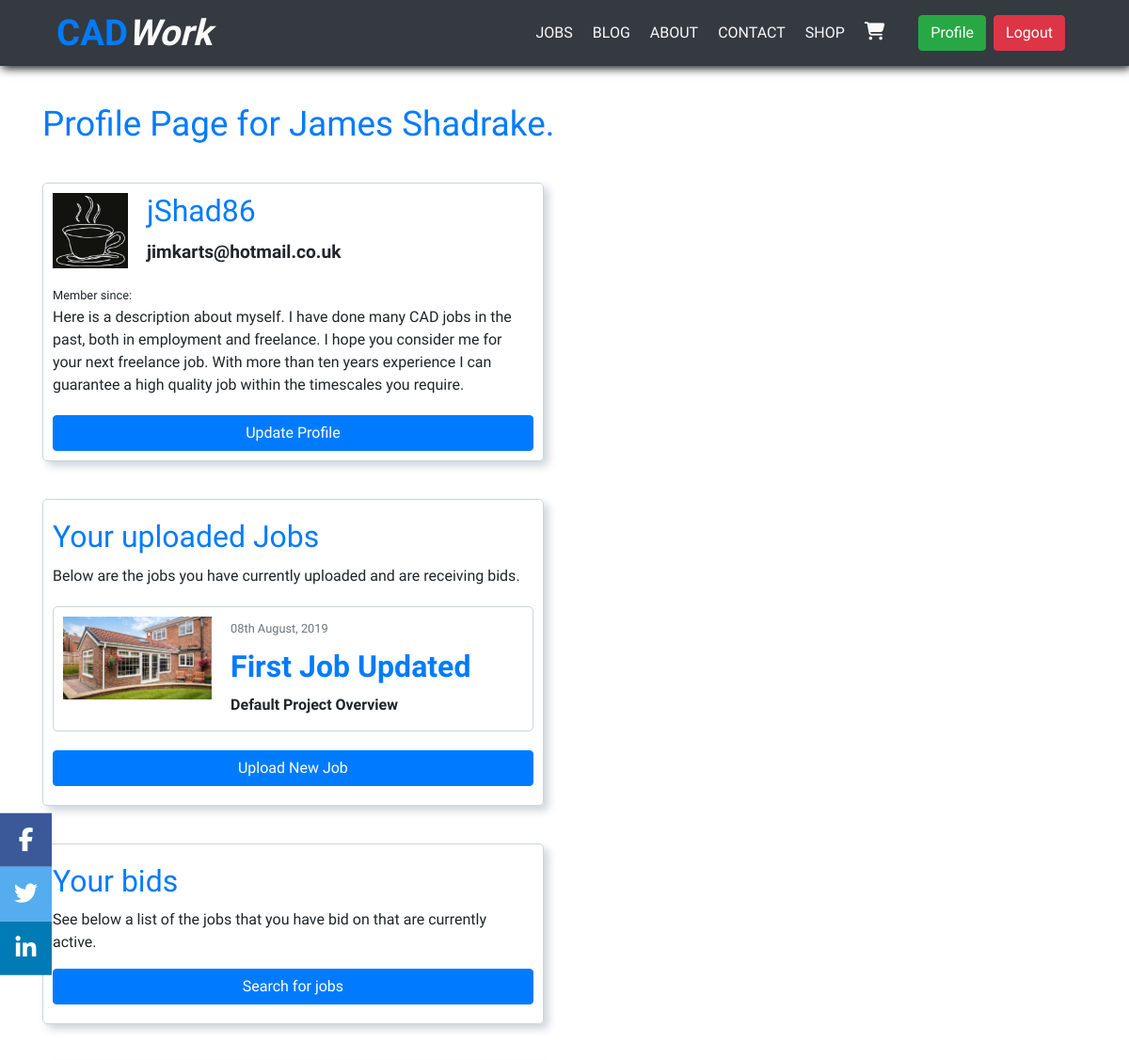
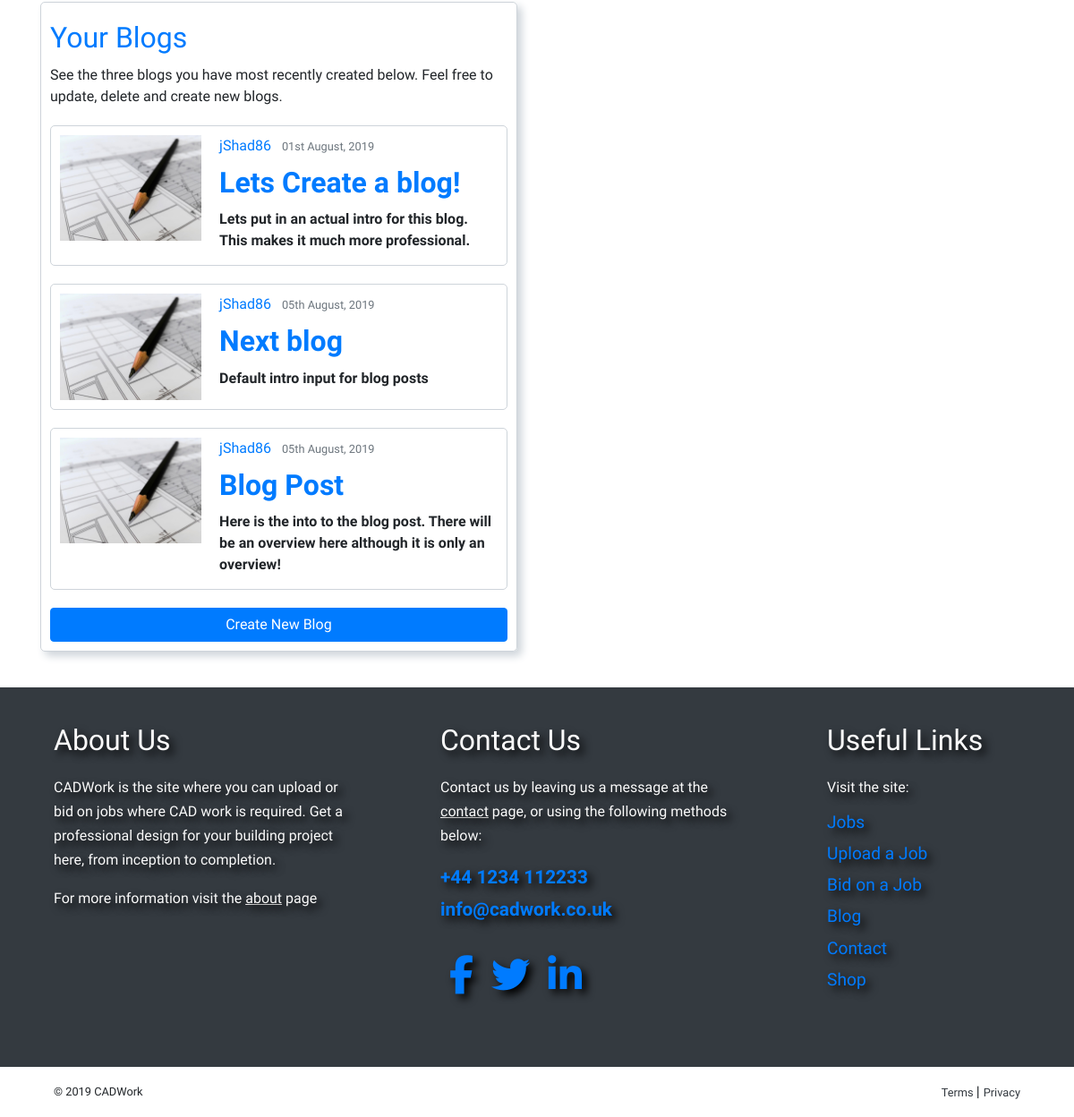
Screenshot of /profile/ (signed in) with the database file from the repository (2 pictures, top to bottom).
### users/models.py (models this page shows, shortened)
class Profile(models.Model):
    user = models.OneToOneField(User, on_delete=models.CASCADE)
    firstname = models.CharField(max_length=30, default='First Name')
    lastname = models.CharField(max_length=30, default='Last Name')
    profile_intro = models.TextField(default='Default intro. Change this to tell other users a little more about yourself')
    image = models.ImageField(default='user-default.jpg', upload_to='user_images')
    member_since = models.DateTimeField(default=timezone.now)

### jobs/models.py (models this page shows, shortened)
class Job(models.Model):
	job_name = models.CharField(max_length=100, default='Default Project Name')
	job_overview = models.CharField(max_length=250, default='Default Project Overview')
	job_description = models.TextField()
	job_location_town = models.CharField(max_length=30)
	job_location_county = models.CharField(max_length=25)
	job_image = models.ImageField(default='job-default.jpg', upload_to='job_images')
	date_posted = models.DateTimeField(default=timezone.now)
	author = models.ForeignKey(User, on_delete=models.CASCADE)

### blog/models.py (models this page shows, shortened)
class Post(models.Model):
	title = models.CharField(max_length=100)
	intro = models.CharField(max_length=250)
	content = models.TextField()
	blog_image = models.ImageField(default='blog-default.jpg', upload_to='blog_images')
	date_posted = models.DateTimeField(default=timezone.now)
	author = models.ForeignKey(User, on_delete=models.CASCADE)

### users/views.py (the view)
# urls.py: path('profile/', user_views.profile, name='profile'),
@login_required
def profile(request):
	context = {
		'users': Profile,
		'posts': Post.objects.all()[:3],
		'jobs': Job.objects.all()
	}
	return render(request, 'users/profile.html', context)

### users/templates/users/profile.html (shortened to what this page needs)
{% extends "base.html" %}
{% block content %}
<div class="container">
    <div class="profile-page-container">
        <div class="user-blog-header">
            <h1 class="user-post-title">Profile Page for {{ user.profile.firstname }} {{ user.profile.lastname}}.</h1>
        </div>
        <section class="profile-page-box" id="profile-profile-box">
            <div class="profile-page-box-container">
                <div class="profile-top-section">
                    <img class="account-image" src="{{ user.profile.image.url }}">
                    <div class="profile-details">
                        <h2 class="account-heading">{{ user.username }}</h2>
                        <p class="account-email">{{ user.email }}</p>
                    </div>
                </div>
                <div class="user-profile-overview">
                    <small>Member since: {{ user.member_since }}</small>
                    <p class="account-paragraph">{{ user.profile.profile_intro }}</p>
                </div>
                <a class="btn btn-primary btn-block profile-page-button" href="{% url 'update_profile' %}">Update Profile</a>
            </div>
        </section>
        <section class="profile-page-box" id="profile-job-upload-box">
            <div class="profile-page-box-container">
                <div class="profile-blog-intro">
                    <h2 class="account-heading">Your uploaded Jobs</h2>
                    <p class="account-paragraph">Below are the jobs you have currently uploaded and are receiving bids.</p>
                    {% for job in jobs %}
                        <article class="profile-blog-article">
                            <img class="article-image" src="{{ job.job_image.url }}" height="80" width="80">
                            <div class="media-body">
                                <div class="article-metadata">
                                    <small class="text-muted">{{ job.date_posted|date:"dS F, Y" }}</small>
                                </div>
                                <h2 class="blog-home-title"><a href="{% url 'job-detail' job.id %}">{{ job.job_name }}</a></h2>
                                <p class="article-card-intro">{{ job.job_overview }}</p>
                            </div>
                        </article>
                    {% endfor %}
                    <a class="btn btn-primary btn-block" href="{% url 'job-create' %}">Upload New Job</a>
                </div>
            </div>
        </section>
        <section class="profile-page-box" id="profile-job-bid-box">
            <div class="profile-page-box-container">
                <div class="profile-blog-intro">
                    <h2 class="account-heading">Your bids</h2>
                    <p class="account-paragraph">See below a list of the jobs that you have bid on that are currently active.</p>
                    <a class="btn btn-primary btn-block" href="{% url 'jobs-home' %}">Search for jobs</a>
                </div>
            </div>
        </section>
        <section class="profile-page-box" id="profile-blog-box">
            <div class="profile-page-box-container">
                <div class="profile-blog-intro">
                    <h2 class="account-heading">Your Blogs</h2>
                    <p class="account-paragraph">See the three blogs you have most recently created below. Feel free to update, delete and create new blogs.</p>
                </div>
                {% for post in posts %}
                    <article class="profile-blog-article">
                        <img class="article-image" src="{{ post.blog_image.url }}" height="80" width="80">
                        <div class="media-body">
                            <div class="article-metadata">
                                <a class="mr-2" href="{% url 'user-posts' post.author.username %}">{{ post.author }}</a>
                                <small class="text-muted">{{ post.date_posted|date:"dS F, Y" }}</small>
                            </div>
                            <h2 class="blog-home-title"><a href="{% url 'post-detail' post.id %}">{{ post.title }}</a></h2>
                            <p class="article-card-intro">{{ post.intro }}</p>
                        </div>
                    </article>
                {% endfor %}
                <a class="btn btn-primary btn-block" href="{% url 'post-create' %}">Create New Blog</a>
            </div>
        </section>
    </div>
</div>
{% endblock content %}

### static/css/styles.css (style rules this page uses)
* { margin: 0; font-family: "Open Sans", sans-serif; }
h1, h2, h3, h4, h5, h6 { font-family: "Titillium Web", sans-serif; }
.container, .image-container { display: flex; justify-content: center; margin-top: 70px; }
.account-image { height: 80px; width: 80px; margin-right: 20px; margin-bottom: 16px; }
.account-heading { font-size: 2.5em; color: #007bff; }
.profile-page-container { width: 100%; display: flex; flex-direction: column; margin-bottom: 20px; }
.profile-page-box { border: 0.5px solid #ced4da; border-radius: 5px; margin: 20px 0; padding: 10px; box-shadow: 5px 5px 10px #ced4da; max-width: 100%; }
.profile-top-section { display: flex; flex-direction: row; }
.account-heading { font-size: 2em; margin-bottom: 10px; }
.account-email { font-size: 1.2em; font-weight: 600; }
.profile-page-button { margin-top: 20px; }
.profile-blog-intro { margin: 10px 0; }
.profile-blog-article { display: flex; flex-direction: row; padding: 0; border: 0.5px solid #ced4da; border-radius: 5px; margin: 20px 0; }
.profile-blog-article img { height: 100%; padding: 10px; width: 35%; }
.media-body { padding: 10px; }
.blog-home-title { font-size: 2em; margin: 10px 0; font-weight: 600; }
.article-card-intro { margin: 5px 0; font-size: 1em; font-weight: 600; }
.user-blog-header { width: 95%; max-width: 1100px; margin-top: 20px; font-weight: 600; color: #007bff; }
.user-post-title { font-size: 2.3em; margin: 20px 0; }
@media (min-width: 768px) { .profile-page-box { max-width: 48%; } }

### rows the page displays
Job: job_image (placeholder picture), date_posted "08th August, 2019", job_name "First Job Updated", job_overview "Default Project Overview"
Post: blog_image (placeholder picture), author "jShad86", date_posted "01st August, 2019", title "Lets Create a blog!", intro "Lets put in an actual intro for this blog. This makes it much more professional."
Post: blog_image (placeholder picture), author "jShad86", date_posted "05th August, 2019", title "Next blog", intro "Default intro input for blog posts"
Post: blog_image (placeholder picture), author "jShad86", date_posted "05th August, 2019", title "Blog Post", intro "Here is the into to the blog post. There will be an overview here although it is only an overview!"

### other values shown
{{ user.profile.firstname }} "James"
{{ user.profile.lastname }} "Shadrake"
{{ user.username }} "jShad86"
{{ user.email }} "jimkarts@hotmail.co.uk"
